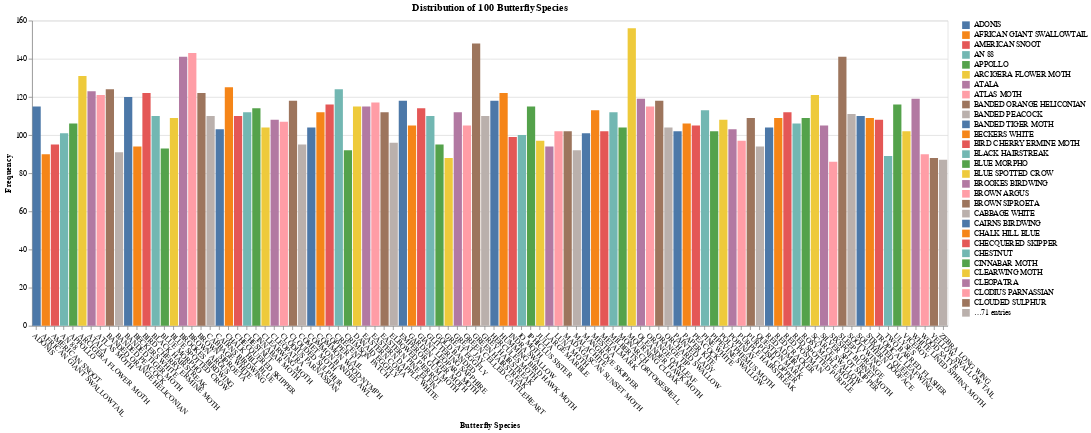

The cell this chart's notebook holds for it:
### Markdown cell above
## Species Distribution

### Code cell
base = alt.Chart(df).mark_bar().encode(
    x=alt.X('label:O', title='Butterfly Species', axis=alt.Axis(labelAngle=45)),
    y=alt.Y('count()', title='Frequency'),
    color=alt.Color('label:N', title=''),
    tooltip=[
        alt.Tooltip('label:O', title='Butterfly Species'),
        alt.Tooltip('count()', title='Frequency')
    ],
)

final_chart = (base).properties(
    width=1200,
    height=400,
    title='Distribution of 100 Butterfly Species'
)

final_chart

### Figure 1 — Vega specification as saved in the notebook (floating-point values rounded to 4 significant figures)
{"$schema": "https://vega.github.io/schema/vega/v6.json", "data": [{"name": "source_0", "values": [{"__count": 112, "label": "EASTERN PINE ELFIN"}, {"__count": 94, "label": "LARGE MARBLE"}, {"__count": 106, "label": "PAPER KITE"}, {"__count": 112, "label": "RED POSTMAN"}, {"__count": 148, "label": "GREEN HAIRSTREAK"}, {"__count": 119, "label": "WHITE LINED SPHINX MOTH"}, {"__count": 105, "label": "PEACOCK"}, {"__count": 141, "label": "SLEEPY ORANGE"}, {"__count": 105, "label": "GREEN CELLED CATTLEHEART"}, {"__count": 102, "label": "PAINTED LADY"}, {"__count": 121, "label": "ATLAS MOTH"}, {"__count": 143, "label": "BROWN ARGUS"}, {"__count": 102, "label": "PIPEVINE SWALLOW"}, {"__count": 103, "label": "CAIRNS BIRDWING"}, {"__count": 88, "label": "YELLOW SWALLOW TAIL"}, {"__count": 102, "label": "METALMARK"}, {"__count": 119, "label": "OLEANDER HAWK MOTH"}, {"__count": 115, "label": "ORANGE OAKLEAF"}, {"__count": 102, "label": "MADAGASCAN SUNSET MOTH"}, {"__count": 97, "label": "PURPLE HAIRSTREAK"}, {"__count": 110, "label": "CABBAGE WHITE"}, {"__count": 115, "label": "ADONIS"}, {"__count": 112, "label": "COMMON WOOD-NYMPH"}, {"__count": 95, "label": "COMET MOTH"}, {"__count": 125, "label": "CHALK HILL BLUE"}, {"__count": 104, "label": "CLEARWING MOTH"}, {"__count": 121, "label": "SCARCE SWALLOW"}, {"__count": 116, "label": "ULYSES"}, {"__count": 92, "label": "MALACHITE"}, {"__count": 104, "label": "RED ADMIRAL"}, {"__count": 156, "label": "MOURNING CLOAK"}, {"__count": 123, "label": "ATALA"}, {"__count": 118, "label": "EMPEROR GUM MOTH"}, {"__count": 94, "label": "BECKERS WHITE"}, {"__count": 115, "label": "DANAID EGGFLY"}, {"__count": 106, "label": "APPOLLO"}, {"__count": 120, "label": "BANDED TIGER MOTH"}, {"__count": 87, "label": "ZEBRA LONG WING"}, {"__count": 141, "label": "BROOKES BIRDWING"}, {"__count": 95, "label": "GOLD BANDED"}, {"__count": 109, "label": "BLUE SPOTTED CROW"}, {"__count": 104, "label": "COMMON BANDED AWL"}, {"__count": 124, "label": "BANDED ORANGE HELICONIAN"}, {"__count": 109, "label": "PURPLISH COPPER"}, {"__count": 109, "label": "ROSY MAPLE MOTH"}, {"__count": 101, "label": "AN 88"}, {"__count": 122, "label": "BROWN SIPROETA"}, {"__count": 118, "label": "ORANGE TIP"}, {"__count": 111, "label": "SOOTYWING"}, {"__count": 113, "label": "PINE WHITE"}, {"__count": 124, "label": "CRECENT"}, {"__count": 122, "label": "HUMMING BIRD HAWK MOTH"}, {"__count": 94, "label": "QUESTION MARK"}, {"__count": 117, "label": "EASTERN DAPPLE WHITE"}, {"__count": 96, "label": "ELBOWED PIERROT"}, {"__count": 110, "label": "GLITTERING SAPPHIRE"}, {"__count": 109, "label": "STRAITED QUEEN"}, {"__count": 118, "label": "CLOUDED SULPHUR"}, {"__count": 101, "label": "MANGROVE SKIPPER"}, {"__count": 122, "label": "BIRD CHERRY ERMINE MOTH"}, {"__count": 110, "label": "BLACK HAIRSTREAK"}, {"__count": 102, "label": "LUNA MOTH"}, {"__count": 110, "label": "GREY HAIRSTREAK"}, {"__count": 112, "label": "GREAT JAY"}, {"__count": 91, "label": "BANDED PEACOCK"}, {"__count": 105, "label": "SILVER SPOT SKIPPER"}, {"__count": 105, "label": "GARDEN TIGER MOTH"}, {"__count": 115, "label": "EASTERN COMA"}, {"__count": 116, "label": "COPPER TAIL"}, {"__count": 104, "label": "MONARCH"}, {"__count": 110, "label": "CHECQUERED SKIPPER"}, {"__count": 92, "label": "CRIMSON PATCH"}, {"__count": 95, "label": "AMERICAN SNOOT"}, {"__count": 93, "label": "BLUE MORPHO"}, {"__count": 118, "label": "HERCULES MOTH"}, {"__count": 114, "label": "CINNABAR MOTH"}, {"__count": 112, "label": "MILBERTS TORTOISESHELL"}, {"__count": 109, "label": "RED CRACKER"}, {"__count": 115, "label": "IPHICLUS SISTER"}, {"__count": 131, "label": "ARCIGERA FLOWER MOTH"}, {"__count": 110, "label": "SOUTHERN DOGFACE"}, {"__count": 108, "label": "POLYPHEMUS MOTH"}, {"__count": 90, "label": "AFRICAN GIANT SWALLOWTAIL"}, {"__count": 86, "label": "SIXSPOT BURNET MOTH"}, {"__count": 107, "label": "CLODIUS PARNASSIAN"}, {"__count": 108, "label": "TROPICAL LEAFWING"}, {"__count": 104, "label": "ORCHARD SWALLOW"}, {"__count": 113, "label": "MESTRA"}, {"__count": 100, "label": "IO MOTH"}, {"__count": 97, "label": "JULIA"}, {"__count": 108, "label": "CLEOPATRA"}, {"__count": 89, "label": "TWO BARRED FLASHER"}, {"__count": 114, "label": "GIANT LEOPARD MOTH"}, {"__count": 102, "label": "VICEROY"}, {"__count": 99, "label": "INDRA SWALLOW"}, {"__count": 88, "label": "GREAT EGGFLY"}, {"__count": 106, "label": "RED SPOTTED PURPLE"}, {"__count": 112, "label": "CHESTNUT"}, {"__count": 90, "label": "WOOD SATYR"}, {"__count": 103, "label": "POPINJAY"}]}, {"name": "source_0_x_domain_label", "values": [{"label": "EASTERN PINE ELFIN"}, {"label": "LARGE MARBLE"}, {"label": "PAPER KITE"}, {"label": "RED POSTMAN"}, {"label": "GREEN HAIRSTREAK"}, {"label": "WHITE LINED SPHINX MOTH"}, {"label": "PEACOCK"}, {"label": "SLEEPY ORANGE"}, {"label": "GREEN CELLED CATTLEHEART"}, {"label": "PAINTED LADY"}, {"label": "ATLAS MOTH"}, {"label": "BROWN ARGUS"}, {"label": "PIPEVINE SWALLOW"}, {"label": "CAIRNS BIRDWING"}, {"label": "YELLOW SWALLOW TAIL"}, {"label": "METALMARK"}, {"label": "OLEANDER HAWK MOTH"}, {"label": "ORANGE OAKLEAF"}, {"label": "MADAGASCAN SUNSET MOTH"}, {"label": "PURPLE HAIRSTREAK"}, {"label": "CABBAGE WHITE"}, {"label": "ADONIS"}, {"label": "COMMON WOOD-NYMPH"}, {"label": "COMET MOTH"}, {"label": "CHALK HILL BLUE"}, {"label": "CLEARWING MOTH"}, {"label": "SCARCE SWALLOW"}, {"label": "ULYSES"}, {"label": "MALACHITE"}, {"label": "RED ADMIRAL"}, {"label": "MOURNING CLOAK"}, {"label": "ATALA"}, {"label": "EMPEROR GUM MOTH"}, {"label": "BECKERS WHITE"}, {"label": "DANAID EGGFLY"}, {"label": "APPOLLO"}, {"label": "BANDED TIGER MOTH"}, {"label": "ZEBRA LONG WING"}, {"label": "BROOKES BIRDWING"}, {"label": "GOLD BANDED"}, {"label": "BLUE SPOTTED CROW"}, {"label": "COMMON BANDED AWL"}, {"label": "BANDED ORANGE HELICONIAN"}, {"label": "PURPLISH COPPER"}, {"label": "ROSY MAPLE MOTH"}, {"label": "AN 88"}, {"label": "BROWN SIPROETA"}, {"label": "ORANGE TIP"}, {"label": "SOOTYWING"}, {"label": "PINE WHITE"}, {"label": "CRECENT"}, {"label": "HUMMING BIRD HAWK MOTH"}, {"label": "QUESTION MARK"}, {"label": "EASTERN DAPPLE WHITE"}, {"label": "ELBOWED PIERROT"}, {"label": "GLITTERING SAPPHIRE"}, {"label": "STRAITED QUEEN"}, {"label": "CLOUDED SULPHUR"}, {"label": "MANGROVE SKIPPER"}, {"label": "BIRD CHERRY ERMINE MOTH"}, {"label": "BLACK HAIRSTREAK"}, {"label": "LUNA MOTH"}, {"label": "GREY HAIRSTREAK"}, {"label": "GREAT JAY"}, {"label": "BANDED PEACOCK"}, {"label": "SILVER SPOT SKIPPER"}, {"label": "GARDEN TIGER MOTH"}, {"label": "EASTERN COMA"}, {"label": "COPPER TAIL"}, {"label": "MONARCH"}, {"label": "CHECQUERED SKIPPER"}, {"label": "CRIMSON PATCH"}, {"label": "AMERICAN SNOOT"}, {"label": "BLUE MORPHO"}, {"label": "HERCULES MOTH"}, {"label": "CINNABAR MOTH"}, {"label": "MILBERTS TORTOISESHELL"}, {"label": "RED CRACKER"}, {"label": "IPHICLUS SISTER"}, {"label": "ARCIGERA FLOWER MOTH"}, {"label": "SOUTHERN DOGFACE"}, {"label": "POLYPHEMUS MOTH"}, {"label": "AFRICAN GIANT SWALLOWTAIL"}, {"label": "SIXSPOT BURNET MOTH"}, {"label": "CLODIUS PARNASSIAN"}, {"label": "TROPICAL LEAFWING"}, {"label": "ORCHARD SWALLOW"}, {"label": "MESTRA"}, {"label": "IO MOTH"}, {"label": "JULIA"}, {"label": "CLEOPATRA"}, {"label": "TWO BARRED FLASHER"}, {"label": "GIANT LEOPARD MOTH"}, {"label": "VICEROY"}, {"label": "INDRA SWALLOW"}, {"label": "GREAT EGGFLY"}, {"label": "RED SPOTTED PURPLE"}, {"label": "CHESTNUT"}, {"label": "WOOD SATYR"}, {"label": "POPINJAY"}]}, {"name": "source_0_y_domain___count", "values": [{"min": 86, "max": 156}]}, {"name": "source_0_color_domain_label", "values": [{"label": "EASTERN PINE ELFIN"}, {"label": "LARGE MARBLE"}, {"label": "PAPER KITE"}, {"label": "RED POSTMAN"}, {"label": "GREEN HAIRSTREAK"}, {"label": "WHITE LINED SPHINX MOTH"}, {"label": "PEACOCK"}, {"label": "SLEEPY ORANGE"}, {"label": "GREEN CELLED CATTLEHEART"}, {"label": "PAINTED LADY"}, {"label": "ATLAS MOTH"}, {"label": "BROWN ARGUS"}, {"label": "PIPEVINE SWALLOW"}, {"label": "CAIRNS BIRDWING"}, {"label": "YELLOW SWALLOW TAIL"}, {"label": "METALMARK"}, {"label": "OLEANDER HAWK MOTH"}, {"label": "ORANGE OAKLEAF"}, {"label": "MADAGASCAN SUNSET MOTH"}, {"label": "PURPLE HAIRSTREAK"}, {"label": "CABBAGE WHITE"}, {"label": "ADONIS"}, {"label": "COMMON WOOD-NYMPH"}, {"label": "COMET MOTH"}, {"label": "CHALK HILL BLUE"}, {"label": "CLEARWING MOTH"}, {"label": "SCARCE SWALLOW"}, {"label": "ULYSES"}, {"label": "MALACHITE"}, {"label": "RED ADMIRAL"}, {"label": "MOURNING CLOAK"}, {"label": "ATALA"}, {"label": "EMPEROR GUM MOTH"}, {"label": "BECKERS WHITE"}, {"label": "DANAID EGGFLY"}, {"label": "APPOLLO"}, {"label": "BANDED TIGER MOTH"}, {"label": "ZEBRA LONG WING"}, {"label": "BROOKES BIRDWING"}, {"label": "GOLD BANDED"}, {"label": "BLUE SPOTTED CROW"}, {"label": "COMMON BANDED AWL"}, {"label": "BANDED ORANGE HELICONIAN"}, {"label": "PURPLISH COPPER"}, {"label": "ROSY MAPLE MOTH"}, {"label": "AN 88"}, {"label": "BROWN SIPROETA"}, {"label": "ORANGE TIP"}, {"label": "SOOTYWING"}, {"label": "PINE WHITE"}, {"label": "CRECENT"}, {"label": "HUMMING BIRD HAWK MOTH"}, {"label": "QUESTION MARK"}, {"label": "EASTERN DAPPLE WHITE"}, {"label": "ELBOWED PIERROT"}, {"label": "GLITTERING SAPPHIRE"}, {"label": "STRAITED QUEEN"}, {"label": "CLOUDED SULPHUR"}, {"label": "MANGROVE SKIPPER"}, {"label": "BIRD CHERRY ERMINE MOTH"}, {"label": "BLACK HAIRSTREAK"}, {"label": "LUNA MOTH"}, {"label": "GREY HAIRSTREAK"}, {"label": "GREAT JAY"}, {"label": "BANDED PEACOCK"}, {"label": "SILVER SPOT SKIPPER"}, {"label": "GARDEN TIGER MOTH"}, {"label": "EASTERN COMA"}, {"label": "COPPER TAIL"}, {"label": "MONARCH"}, {"label": "CHECQUERED SKIPPER"}, {"label": "CRIMSON PATCH"}, {"label": "AMERICAN SNOOT"}, {"label": "BLUE MORPHO"}, {"label": "HERCULES MOTH"}, {"label": "CINNABAR MOTH"}, {"label": "MILBERTS TORTOISESHELL"}, {"label": "RED CRACKER"}, {"label": "IPHICLUS SISTER"}, {"label": "ARCIGERA FLOWER MOTH"}, {"label": "SOUTHERN DOGFACE"}, {"label": "POLYPHEMUS MOTH"}, {"label": "AFRICAN GIANT SWALLOWTAIL"}, {"label": "SIXSPOT BURNET MOTH"}, {"label": "CLODIUS PARNASSIAN"}, {"label": "TROPICAL LEAFWING"}, {"label": "ORCHARD SWALLOW"}, {"label": "MESTRA"}, {"label": "IO MOTH"}, {"label": "JULIA"}, {"label": "CLEOPATRA"}, {"label": "TWO BARRED FLASHER"}, {"label": "GIANT LEOPARD MOTH"}, {"label": "VICEROY"}, {"label": "INDRA SWALLOW"}, {"label": "GREAT EGGFLY"}, {"label": "RED SPOTTED PURPLE"}, {"label": "CHESTNUT"}, {"label": "WOOD SATYR"}, {"label": "POPINJAY"}]}], "marks": [{"type": "rect", "name": "marks", "from": {"data": "source_0"}, "encode": {"update": {"x": {"field": "label", "scale": "x"}, "y": {"field": "__count", "scale": "y"}, "y2": {"value": 0, "scale": "y"}, "tooltip": {"signal": "{\"Butterfly Species\": isValid(datum[\"label\"]) ? datum[\"label\"] : \"\"+datum[\"label\"], \"Frequency\": format(datum[\"__count\"], \"\")}"}, "width": {"signal": "max(0.25, bandwidth('x'))"}, "fill": {"field": "label", "scale": "color"}}}, "style": ["bar"]}], "scales": [{"name": "x", "type": "band", "domain": {"data": "source_0_x_domain_label", "field": "label", "sort": true}, "range": [0, {"signal": "width"}], "paddingOuter": 0.05, "paddingInner": 0.1}, {"name": "y", "type": "linear", "domain": [{"signal": "(data(\"source_0_y_domain___count\")[0] || {}).min"}, {"signal": "(data(\"source_0_y_domain___count\")[0] || {}).max"}], "range": [{"signal": "height"}, 0], "zero": true, "nice": true}, {"name": "color", "type": "ordinal", "domain": {"data": "source_0_color_domain_label", "field": "label", "sort": true}, "range": "category"}], "axes": [{"scale": "y", "zindex": 0, "gridScale": "x", "orient": "left", "labels": false, "ticks": false, "tickCount": {"signal": "ceil(height/40)"}, "domain": false, "grid": true, "minExtent": 0, "maxExtent": 0, "aria": false}, {"scale": "x", "labelBaseline": "top", "orient": "bottom", "labelAngle": 45, "title": "Butterfly Species", "labelAlign": "left", "zindex": 0, "grid": false}, {"scale": "y", "grid": false, "tickCount": {"signal": "ceil(height/40)"}, "labelOverlap": true, "title": "Frequency", "orient": "left", "zindex": 0}], "title": {"text": "Distribution of 100 Butterfly Species", "frame": "group"}, "style": "cell", "width": 1200, "padding": 5, "background": "white", "height": 400, "legends": [{"fill": "color", "symbolType": "square"}]}
